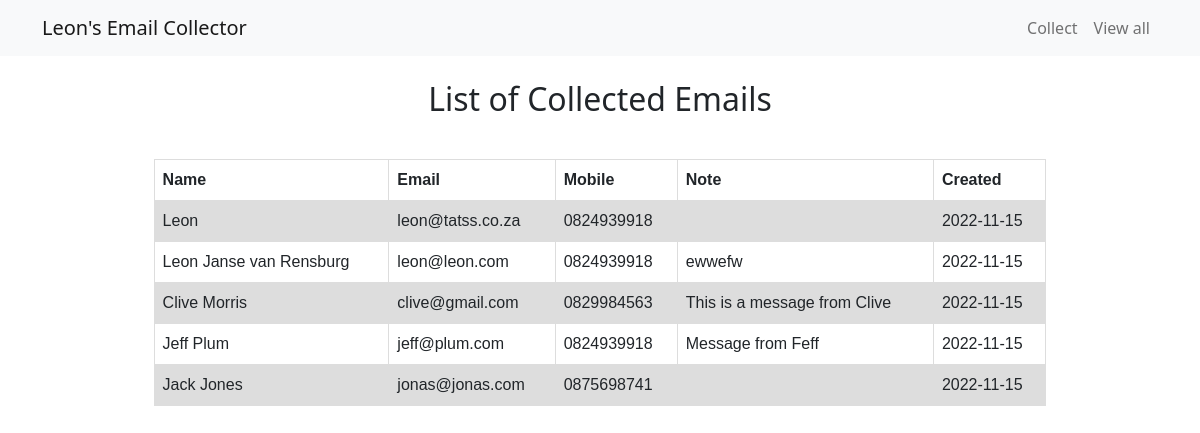
The page /view.php on the database its author committed.
### tables this page shows
CREATE TABLE `emailitems` (
  `EmailItemID` int(11) NOT NULL,
  `PersonName` varchar(500) NOT NULL,
  `PersonEmail` varchar(500) NOT NULL,
  `PersonMobile` varchar(50) NOT NULL,
  `PersonNote` varchar(4000) NOT NULL,
  `DateCreated` date NOT NULL DEFAULT current_timestamp()
);

### models/emailItem.php (called while the page is built, shortened)
<?php
class EmailItems{
    function LoadList(){
        $conn = new mysqli(DB_HOST, DB_USER, DB_PASS, DB_NAME);
        $sql = 'SELECT * FROM emailitems';
        $result = mysqli_query($conn, $sql);
        $feedback = mysqli_fetch_all($result, MYSQLI_ASSOC);
        return $feedback;
    }
}
?>

### view.php (the view, shortened to what this page needs)
<?php
include 'includes/header.php';
include 'models/emailitem.php';
 $EmailItems = new EmailItems();
 $EmailList = $EmailItems->LoadList();
?>
<h2>List of Collected Emails</h2>
<?php if (empty($EmailList)): ?>
  <p class="lead mt-3">No items collected yet</p>
  <?php else : ?>
    <table style="width:80%">
    <tr>
        <th>Name</th>
        <th>Email</th>
        <th>Mobile</th>
        <th>Note</th>
         <th>Created</th>
    </tr>
        <?php foreach ($EmailList as $item): ?>
                <?php if (!empty($item['PersonName'])): ?>
                        <tr>
                        <td><?php echo $item['PersonName'] ?></td>
                        <td><?php echo $item['PersonEmail'] ?></td>
                        <td><?php echo $item['PersonMobile'] ?></td>
                        <td><?php echo $item['PersonNote'] ?></td>
                        <td><?php echo $item['DateCreated'] ?></td>
                        </tr>
                <?php endif; ?>
        <?php endforeach; ?>
<?php endif; ?>

### includes/header.php (shortened to what this page needs)
<!DOCTYPE html>
<html lang="en">
<head>
  <link href="https://cdn.jsdelivr.net/npm/bootstrap@5.0.2/dist/css/bootstrap.min.css" rel="stylesheet">
</head>
<body>
  <nav class="navbar navbar-expand-sm navbar-light bg-light mb-4">
    <div class="container">
      <a class="navbar-brand" href="#">Leon's Email Collector</a>
      <div class="collapse navbar-collapse" id="navbarNav">
        <ul class="navbar-nav ms-auto">
          <li class="nav-item">
            <a class="nav-link" href="/EmailCollector/index.php">Collect</a>
          </li>
          <li class="nav-item">
            <a class="nav-link" href="/EmailCollector/view.php">View all</a>
          </li>
        </ul>
      </div>
  </div>
</nav>
<main>
  <div class="container d-flex flex-column align-items-center">

### includes/header.php (style rules this page uses)
table { font-family: arial, sans-serif; border-collapse: collapse; width: 100%; }
td, th { border: 1px solid #dddddd; text-align: left; padding: 8px; }
tr:nth-child(even) { background-color: #dddddd; }

### rows shown on the page
emailitems: PersonName "Leon", PersonEmail "leon@tatss.co.za", PersonMobile "0824939918", DateCreated "2022-11-15"
emailitems: PersonName "Leon Janse van Rensburg", PersonEmail "leon@leon.com", PersonMobile "0824939918", PersonNote "ewwefw", DateCreated "2022-11-15"
emailitems: PersonName "Clive Morris", PersonEmail "clive@gmail.com", PersonMobile "0829984563", PersonNote "This is a message from Clive", DateCreated "2022-11-15"
emailitems: PersonName "Jeff Plum", PersonEmail "jeff@plum.com", PersonMobile "0824939918", PersonNote "Message from Feff", DateCreated "2022-11-15"
emailitems: PersonName "Jack Jones", PersonEmail "jonas@jonas.com", PersonMobile "0875698741", DateCreated "2022-11-15"
